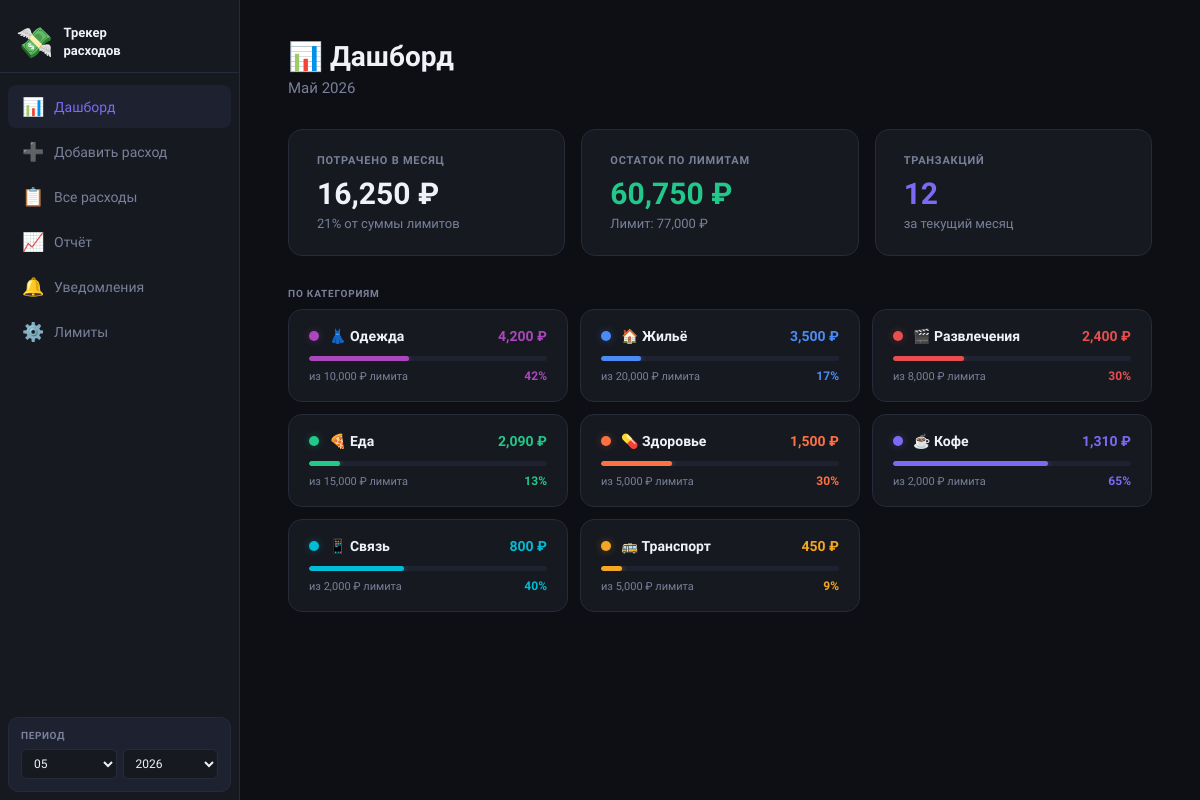
/dashboard, run on the app's committed database.
### tables this page shows
CREATE TABLE categories (
        id    INTEGER PRIMARY KEY AUTOINCREMENT,
        name  TEXT NOT NULL UNIQUE,
        color TEXT NOT NULL DEFAULT '#888888'
    );

CREATE TABLE limits (
        id          INTEGER PRIMARY KEY AUTOINCREMENT,
        category_id INTEGER NOT NULL UNIQUE REFERENCES categories(id),
        monthly_lim REAL NOT NULL CHECK(monthly_lim > 0)
    );

### app.py (the view)
@app.route("/dashboard")
def dashboard():
    today = datetime.date.today()
    year  = int(request.args.get("year",  today.year))
    month = int(request.args.get("month", today.month))
    total = get_monthly_total(year, month)
    cats  = get_category_totals(year, month)
    limits = get_limits()
    total_limit = sum(limits.values())
    expenses_count = len(get_month_expenses(year, month))
    over = get_over_limit(year, month)
    return render_template("dashboard.html",
        year=year, month=month, month_name=MONTHS_RU[month],
        total=total, cats=cats, limits=limits,
        total_limit=total_limit, expenses_count=expenses_count,
        over_limit=over, months_ru=MONTHS_RU)

### app.py (called while the page is built)
def get_db():
    return sqlite3.connect(DB_FILE)

def get_month_expenses(year, month):
    prefix = f"{year}-{month:02d}"
    with get_db() as conn:
        return conn.execute("""
            SELECT e.id, e.amount, c.name, c.color, e.description, e.date
            FROM expenses e JOIN categories c ON c.id = e.category_id
            WHERE e.date LIKE ? ORDER BY e.date DESC, e.id DESC
        """, (prefix+"%",)).fetchall()

def get_category_totals(year, month):
    prefix = f"{year}-{month:02d}"
    with get_db() as conn:
        return conn.execute("""
            SELECT c.name, c.color, SUM(e.amount) as total
            FROM expenses e JOIN categories c ON c.id = e.category_id
            WHERE e.date LIKE ? GROUP BY c.id ORDER BY total DESC
        """, (prefix+"%",)).fetchall()

def get_monthly_total(year, month):
    prefix = f"{year}-{month:02d}"
    with get_db() as conn:
        return conn.execute("SELECT COALESCE(SUM(amount),0) FROM expenses WHERE date LIKE ?",
                            (prefix+"%",)).fetchone()[0]

def get_limits():
    with get_db() as conn:
        return dict(conn.execute(
            "SELECT c.name, l.monthly_lim FROM limits l JOIN categories c ON c.id=l.category_id"
        ).fetchall())

def get_over_limit(year, month):
    prefix = f"{year}-{month:02d}"
    with get_db() as conn:
        return conn.execute("""
            SELECT c.name, SUM(e.amount), l.monthly_lim,
                   ROUND(SUM(e.amount)/l.monthly_lim*100) as pct
            FROM expenses e JOIN categories c ON c.id=e.category_id
            JOIN limits l ON l.category_id=c.id
            WHERE e.date LIKE ? GROUP BY c.id HAVING SUM(e.amount) >= l.monthly_lim*0.8
            ORDER BY pct DESC
        """, (prefix+"%",)).fetchall()

### templates/dashboard.html (shortened to what this page needs)
{% extends "base.html" %}
{% set page = "dashboard" %}
{% block content %}
<div class="page-header">
  <h1 class="page-title">📊 Дашборд</h1>
</div>
<p class="page-sub">{{ month_name }} {{ year }}</p>
<div class="stat-grid">
  <div class="stat-card">
    <div class="stat-label">ПОТРАЧЕНО В МЕСЯЦ</div>
    <div class="stat-value" style="color: var(--text)">{{ '{:,.0f}'.format(total) }} ₽</div>
    <div class="stat-sub">
      {% if total_limit %}{{ (total / total_limit * 100)|int }}% от суммы лимитов{% else %}нет лимитов{% endif %}
    </div>
  </div>
  <div class="stat-card">
    <div class="stat-label">ОСТАТОК ПО ЛИМИТАМ</div>
    {% set rest = [0, total_limit - total]|max %}
    <div class="stat-value" style="color: {% if total <= total_limit %}var(--green){% else %}var(--red){% endif %}">
      {{ '{:,.0f}'.format(rest) }} ₽
    </div>
    <div class="stat-sub">Лимит: {{ '{:,.0f}'.format(total_limit) }} ₽</div>
  </div>
  <div class="stat-card">
    <div class="stat-label">ТРАНЗАКЦИЙ</div>
    <div class="stat-value" style="color: var(--accent)">{{ expenses_count }}</div>
    <div class="stat-sub">за текущий месяц</div>
  </div>
</div>
{% if cats %}
<p class="section-label">ПО КАТЕГОРИЯМ</p>
<div class="cat-grid">
{% for name, color, amount in cats %}
{% set lim = limits.get(name, 5000) %}
{% set pct = [100, (amount / lim * 100)|int]|min if lim else 0 %}
{% set bar = 'var(--red)' if pct >= 100 else 'var(--yellow)' if pct >= 80 else color %}
<div class="cat-card">
  <div class="cat-card-top">
    <div class="cat-card-dot" style="background:{{ color }};box-shadow:0 0 8px {{ color }}55;"></div>
    <div class="cat-card-name">{{ name }}</div>
    <div class="cat-card-amount" style="color:{{ color }}">{{ '{:,.0f}'.format(amount) }} ₽</div>
  </div>
  <div class="cat-card-bar">
    <div class="progress-bar" style="height:5px;">
      <div class="progress-fill" style="width:{{ pct }}%;background:{{ bar }};box-shadow:0 0 6px {{ bar }}88;"></div>
    </div>
  </div>
  <div class="cat-card-bottom">
    <span class="cat-card-sub">из {{ '{:,.0f}'.format(lim) }} ₽ лимита</span>
    <span class="cat-card-pct" style="color:{{ bar }}">{{ pct }}%</span>
  </div>
</div>
{% endfor %}
</div>
{% else %}
<div class="empty">Нет расходов за этот месяц.<br><a href="/add" style="color:var(--accent)">Добавить первый →</a></div>
{% endif %}
{% endblock %}

### templates/base.html (shortened to what this page needs)
<!DOCTYPE html>
<html lang="ru">
<head>
</head>
<body>
<aside class="sidebar">
  <div class="logo">
    <span class="logo-icon">💸</span>
    <div>
      <div class="logo-text">Трекер<br>расходов</div>
    </div>
  </div>
  <nav>
    <a href="/dashboard{{ '?year='~year~'&month='~month if year is defined else '' }}"
       class="nav-link {% if page == 'dashboard' %}active{% endif %}">
      <span class="nav-icon">📊</span><span>Дашборд</span>
    </a>
    <a href="/add" class="nav-link {% if page == 'add' %}active{% endif %}">
      <span class="nav-icon">➕</span><span>Добавить расход</span>
    </a>
    <a href="/expenses{{ '?year='~year~'&month='~month if year is defined else '' }}"
       class="nav-link {% if page == 'expenses' %}active{% endif %}">
      <span class="nav-icon">📋</span><span>Все расходы</span>
    </a>
    <a href="/report{{ '?year='~year~'&month='~month if year is defined else '' }}"
       class="nav-link {% if page == 'report' %}active{% endif %}">
      <span class="nav-icon">📈</span><span>Отчёт</span>
    </a>
    <a href="/notifications{{ '?year='~year~'&month='~month if year is defined else '' }}"
       class="nav-link {% if page == 'notifications' %}active{% endif %}">
      <span class="nav-icon">🔔</span><span>Уведомления</span>
    </a>
    <a href="/limits{{ '?year='~year~'&month='~month if year is defined else '' }}"
       class="nav-link {% if page == 'limits' %}active{% endif %}">
      <span class="nav-icon">⚙️</span><span>Лимиты</span>
    </a>
  </nav>
  {% if year is defined %}
  <div class="period-box">
    <div class="period-label">ПЕРИОД</div>
    <div class="period-selects">
      <select id="sel-month" onchange="changePeriod()">
        {% for i in range(1,13) %}
        <option value="{{ i }}" {% if i == month %}selected{% endif %}>{{ '%02d'|format(i) }}</option>
        {% endfor %}
      </select>
      <select id="sel-year" onchange="changePeriod()">
        {% for y in range(2022, 2028) %}
        <option value="{{ y }}" {% if y == year %}selected{% endif %}>{{ y }}</option>
        {% endfor %}
      </select>
    </div>
  </div>
  {% endif %}
</aside>
<main class="main">
  <div class="content-wrap">
    {% block content %}{% endblock %}
  </div>
</main>
</body>
</html>

### templates/base.html (style rules this page uses)
:root { --bg: #0D0F14; --surface: #161920; --surface2: #1E2230; --border: #262B3A; --text: #F0F2F8; --text2: #7A8099; --accent: #7C6AF5; --green: #22C88A; --yellow: #F5A623; --red: #E84E4E; --sidebar: 240px; }
*, *::before, *::after { box-sizing: border-box; margin: 0; padding: 0; }
html, body { height: 100%; }
body { font-family: 'Golos Text', sans-serif; background: var(--bg); color: var(--text); display: flex; min-height: 100vh; }
.sidebar { width: var(--sidebar); min-width: var(--sidebar); background: var(--surface); display: flex; flex-direction: column; border-right: 1px solid var(--border); position: sticky; top: 0; height: 100vh; overflow-y: auto; }
.logo { padding: 24px 16px 12px; display: flex; align-items: center; gap: 10px; border-bottom: 1px solid var(--border); margin-bottom: 8px; }
.logo-icon { font-size: 30px; }
.logo-text { font-family: 'Unbounded', sans-serif; font-size: 13px; font-weight: 600; color: var(--text); line-height: 1.4; }
nav { flex: 1; padding: 4px 8px; }
.nav-link { display: flex; align-items: center; gap: 10px; padding: 11px 14px; border-radius: 8px; color: var(--text2); text-decoration: none; font-size: 14px; font-weight: 500; transition: all .15s; margin-bottom: 2px; }
.nav-link.active { background: var(--surface2); color: var(--accent); }
.nav-icon { font-size: 18px; width: 22px; text-align: center; }
.period-box { margin: 8px; padding: 12px; background: var(--surface2); border-radius: 10px; border: 1px solid var(--border); }
.period-label { font-size: 10px; font-weight: 600; color: var(--text2); margin-bottom: 8px; letter-spacing: .06em; }
.period-selects { display: flex; gap: 6px; }
.period-selects select { flex: 1; background: var(--surface); border: 1px solid var(--border); color: var(--text); padding: 6px 8px; border-radius: 6px; font-size: 12px; font-family: inherit; cursor: pointer; outline: none; }
.main { flex: 1; overflow-y: auto; padding: 40px 48px; min-width: 0; }
.content-wrap { max-width: 1200px; width: 100%; }
.page-header { display: flex; align-items: center; justify-content: space-between; margin-bottom: 6px; }
.page-title { font-family: 'Unbounded', sans-serif; font-size: 28px; font-weight: 700; }
.page-sub { color: var(--text2); font-size: 15px; margin-bottom: 32px; margin-top: 6px; }
.stat-grid { display: grid; grid-template-columns: repeat(3, 1fr); gap: 16px; margin-bottom: 32px; }
.stat-card { background: var(--surface); border: 1px solid var(--border); border-radius: 14px; padding: 24px 28px; }
.stat-label { font-size: 11px; font-weight: 600; color: var(--text2); letter-spacing: .07em; margin-bottom: 10px; }
.stat-value { font-family: 'Unbounded', sans-serif; font-size: 30px; font-weight: 700; line-height: 1.1; margin-bottom: 6px; }
.stat-sub { font-size: 13px; color: var(--text2); }
.section-label { font-size: 10px; font-weight: 700; color: var(--text2); letter-spacing: .08em; margin: 20px 0 10px; }
.progress-bar { height: 7px; background: var(--surface2); border-radius: 4px; overflow: hidden; margin: 6px 0; }
.progress-fill { height: 100%; border-radius: 4px; transition: width .3s; }

### templates/dashboard.html (style rules this page uses)
.cat-grid { display: grid; grid-template-columns: repeat(auto-fill, minmax(260px, 1fr)); gap: 12px; margin-bottom: 8px; }
.cat-card { background: var(--surface); border: 1px solid var(--border); border-radius: 14px; padding: 18px 20px; transition: border-color .15s, background .15s; }
.cat-card-top { display: flex; align-items: center; gap: 10px; margin-bottom: 12px; }
.cat-card-dot { width: 10px; height: 10px; border-radius: 50%; flex-shrink: 0; }
.cat-card-name { flex: 1; font-size: 14px; font-weight: 600; }
.cat-card-amount { font-family: 'Unbounded', sans-serif; font-size: 14px; font-weight: 700; }
.cat-card-bar { margin-bottom: 8px; }
.cat-card-bottom { display: flex; justify-content: space-between; align-items: center; }
.cat-card-sub { font-size: 11px; color: var(--text2); }
.cat-card-pct { font-size: 12px; font-weight: 700; font-family: 'Unbounded', sans-serif; }

### data on the page
categories: name "👗 Одежда", amount "4,200", pct "42"
limits: monthly_lim "10,000"
categories: name "🏠 Жильё", amount "3,500", pct "17"
limits: monthly_lim "20,000"
categories: name "🎬 Развлечения", amount "2,400", pct "30"
limits: monthly_lim "8,000"
categories: name "🍕 Еда", amount "2,090", pct "13"
limits: monthly_lim "15,000"
categories: name "💊 Здоровье", amount "1,500", pct "30"
limits: monthly_lim "5,000"
categories: name "☕ Кофе", amount "1,310", pct "65"
limits: monthly_lim "2,000"
categories: name "📱 Связь", amount "800", pct "40"
limits: monthly_lim "2,000"
categories: name "🚌 Транспорт", amount "450", pct "9"
limits: monthly_lim "5,000"

### other printed values
{{ month_name }} "Май"
{{ year }} "2026"
{{ '{:,.0f}'.format(total) }} "16,250"
{{ (total / total_limit * 100)|int }} "21"
{{ '{:,.0f}'.format(rest) }} "60,750"
{{ '{:,.0f}'.format(total_limit) }} "77,000"
{{ expenses_count }} "12"
form field value "05"
form field value "2026"
